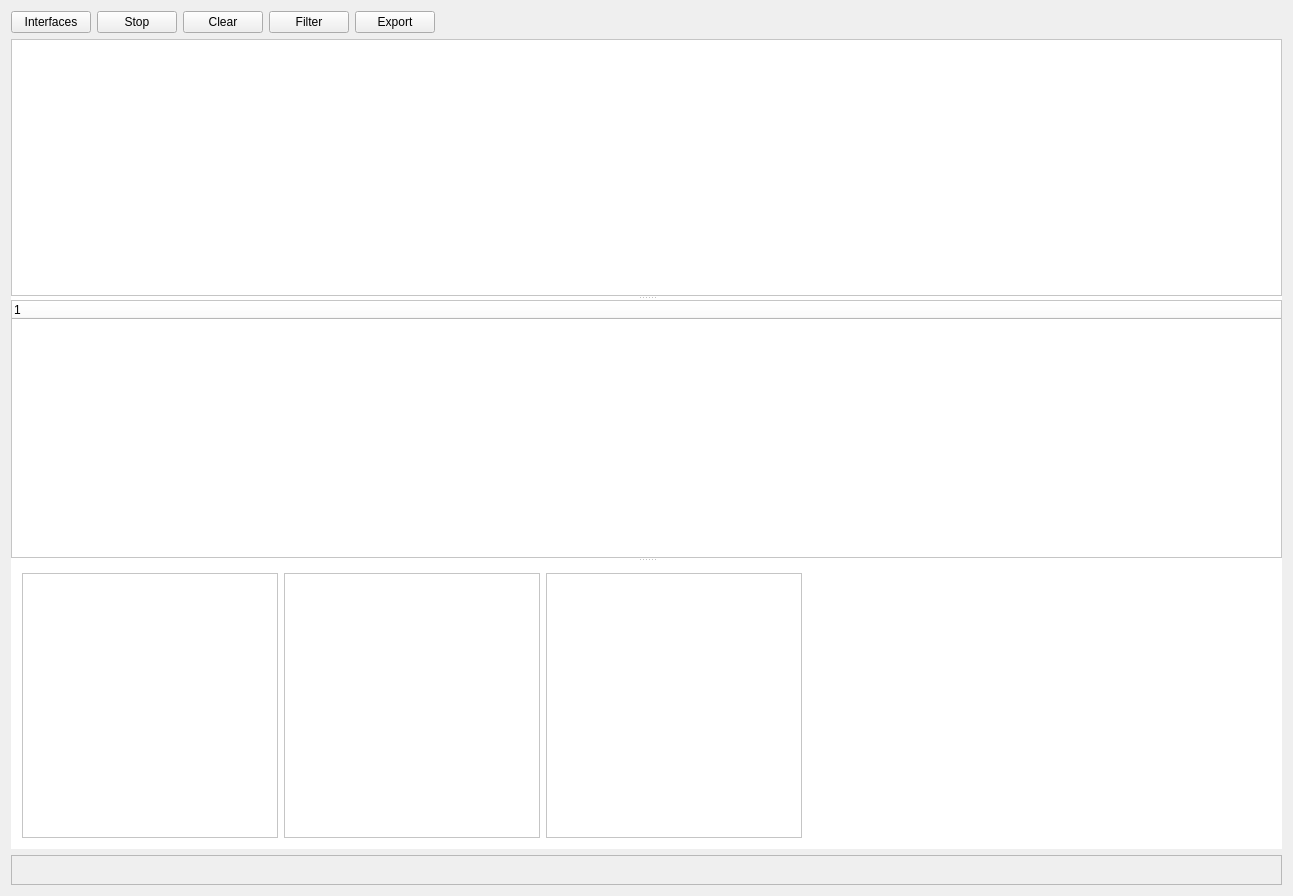
<?xml version="1.0" encoding="UTF-8"?>
<ui version="4.0">
 <class>CCaptureMsgWgt</class>
 <widget class="QWidget" name="CCaptureMsgWgt">
  <property name="geometry">
   <rect>
    <x>0</x>
    <y>0</y>
    <width>1293</width>
    <height>896</height>
   </rect>
  </property>
  <property name="windowTitle">
   <string>CCaptureMsgWgt</string>
  </property>
  <layout class="QVBoxLayout" name="verticalLayout" stretch="0,2,0">
   <item>
    <layout class="QHBoxLayout" name="horizontalLayout">
     <item>
      <widget class="QPushButton" name="btnInterfaces">
       <property name="text">
        <string>Interfaces</string>
       </property>
      </widget>
     </item>
     <item>
      <widget class="QPushButton" name="btnStop">
       <property name="text">
        <string>Stop</string>
       </property>
      </widget>
     </item>
     <item>
      <widget class="QPushButton" name="btnRestart">
       <property name="text">
        <string>Clear</string>
       </property>
      </widget>
     </item>
     <item>
      <widget class="QPushButton" name="btnSearch">
       <property name="text">
        <string>Filter</string>
       </property>
      </widget>
     </item>
     <item>
      <widget class="QPushButton" name="btnExport">
       <property name="text">
        <string>Export</string>
       </property>
      </widget>
     </item>
     <item>
      <spacer name="horizontalSpacer">
       <property name="orientation">
        <enum>Qt::Horizontal</enum>
       </property>
       <property name="sizeHint" stdset="0">
        <size>
         <width>40</width>
         <height>20</height>
        </size>
       </property>
      </spacer>
     </item>
    </layout>
   </item>
   <item>
    <widget class="QSplitter" name="splitter">
     <property name="styleSheet">
      <string notr="true">background-color: rgb(255, 255, 255);</string>
     </property>
     <property name="orientation">
      <enum>Qt::Vertical</enum>
     </property>
     <widget class="QTableView" name="tableViewCurrentData"/>
     <widget class="QTreeWidget" name="treeWidgetDetail">
      <column>
       <property name="text">
        <string notr="true">1</string>
       </property>
      </column>
     </widget>
     <widget class="QWidget" name="widget" native="true">
      <layout class="QHBoxLayout" name="horizontalLayout_2">
       <item>
        <layout class="QHBoxLayout" name="horizontalLayout_3">
         <item>
          <widget class="QTableWidget" name="tableWidgetNum">
           <property name="styleSheet">
            <string notr="true"/>
           </property>
          </widget>
         </item>
         <item>
          <widget class="QTableWidget" name="tableWidget16Info"/>
         </item>
         <item>
          <widget class="QTableWidget" name="tableWidgetSymbal"/>
         </item>
        </layout>
       </item>
       <item>
        <spacer name="horizontalSpacer_4">
         <property name="orientation">
          <enum>Qt::Horizontal</enum>
         </property>
         <property name="sizeHint" stdset="0">
          <size>
           <width>466</width>
           <height>20</height>
          </size>
         </property>
        </spacer>
       </item>
      </layout>
     </widget>
    </widget>
   </item>
   <item>
    <widget class="QFrame" name="frame_3">
     <property name="minimumSize">
      <size>
       <width>0</width>
       <height>30</height>
      </size>
     </property>
     <property name="frameShape">
      <enum>QFrame::StyledPanel</enum>
     </property>
     <property name="frameShadow">
      <enum>QFrame::Raised</enum>
     </property>
     <layout class="QHBoxLayout" name="horizontalLayout_8">
      <property name="leftMargin">
       <number>2</number>
      </property>
      <property name="topMargin">
       <number>1</number>
      </property>
      <property name="rightMargin">
       <number>1</number>
      </property>
      <property name="bottomMargin">
       <number>1</number>
      </property>
      <item>
       <layout class="QHBoxLayout" name="horizontalLayout_7">
        <item>
         <spacer name="horizontalSpacer_3">
          <property name="orientation">
           <enum>Qt::Horizontal</enum>
          </property>
          <property name="sizeHint" stdset="0">
           <size>
            <width>40</width>
            <height>20</height>
           </size>
          </property>
         </spacer>
        </item>
        <item>
         <widget class="QLabel" name="label">
          <property name="text">
           <string/>
          </property>
         </widget>
        </item>
        <item>
         <widget class="QLabel" name="label_2">
          <property name="text">
           <string/>
          </property>
         </widget>
        </item>
       </layout>
      </item>
     </layout>
    </widget>
   </item>
  </layout>
 </widget>
 <layoutdefault spacing="6" margin="11"/>
 <resources/>
 <connections/>
</ui>
